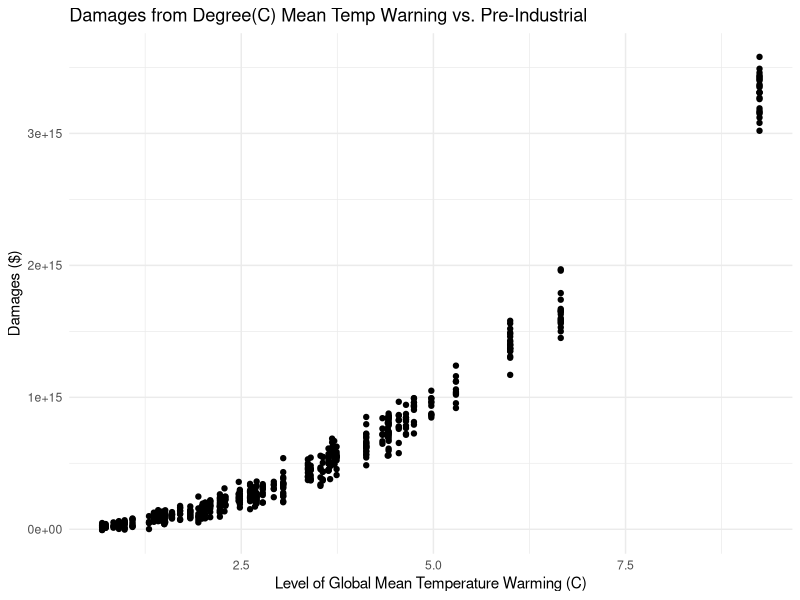
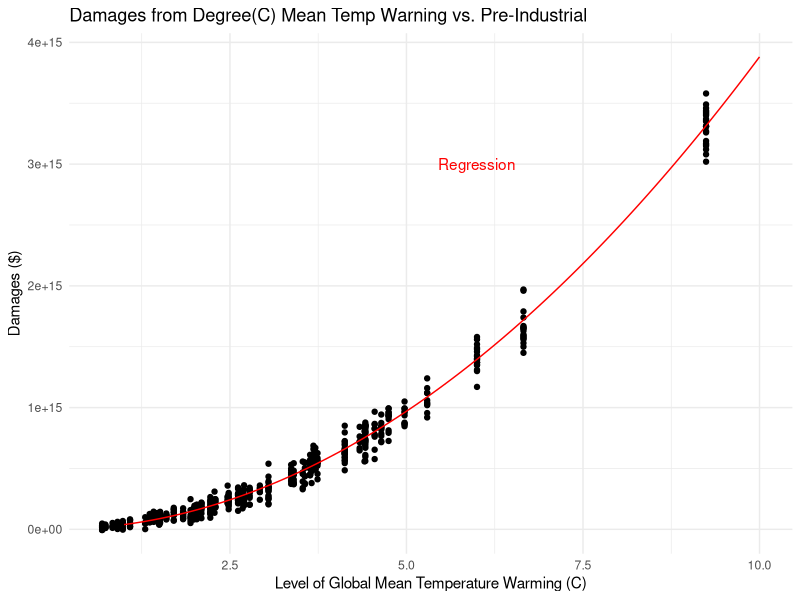
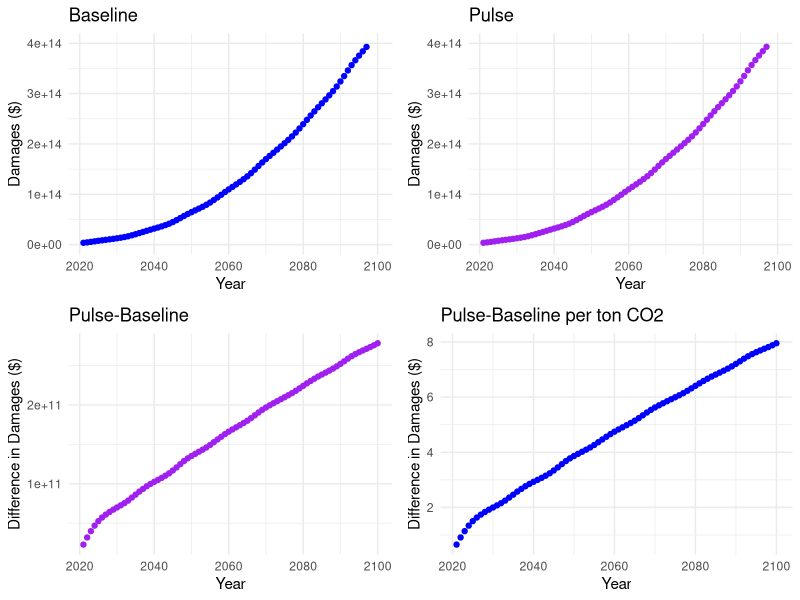
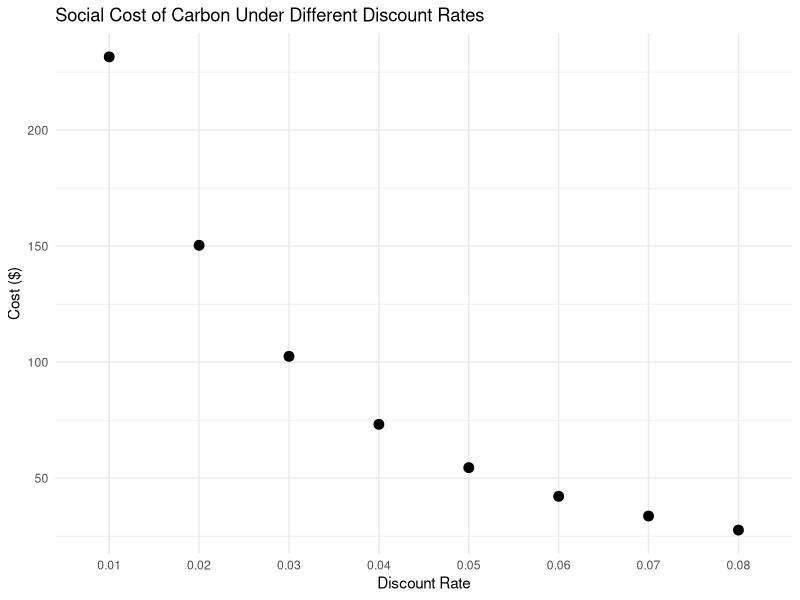
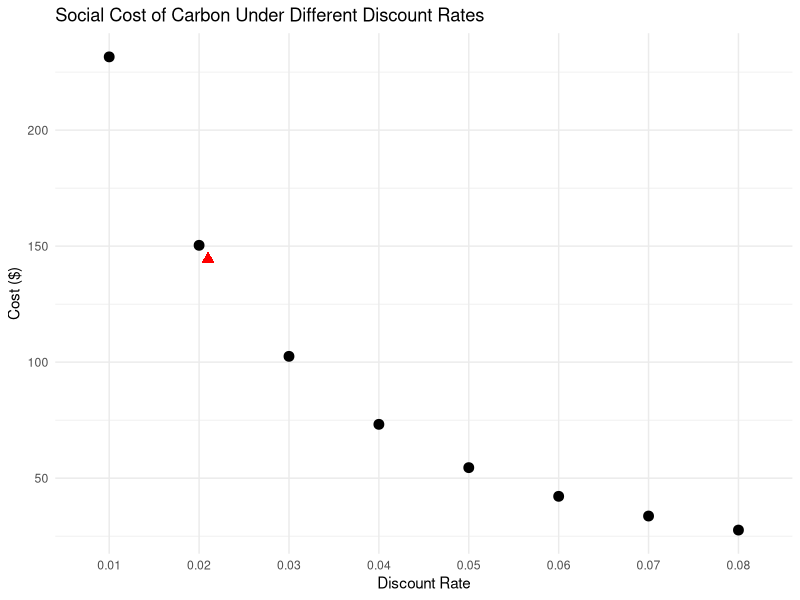

Here is the R script that generated these plots, in order:
## ---- chunk 1
knitr::opts_chunk$set(echo=TRUE, message=FALSE, warning=FALSE)
library(tidyverse)
library(here)
## ---- chunk 2

##read in data
damages_df <- read_csv(here("data/damages.csv")) %>%
  mutate(warming2 = warming^2)
warming <- read_csv(here("data/warming.csv"))

##name columns how I want for the warming data
colnames(warming) = c("year", "baseline", "pulse")

## ---- chunk 3

##Plot to see what we're working with
ggplot(damages_df, aes(warming,damages))+
  geom_point() +
  labs(x="Level of Global Mean Temperature Warming (C)", y="Damages ($)", title="Damages from Degree(C) Mean Temp Warning vs. Pre-Industrial")+
  theme_minimal()
## ---- chunk 4

##2nd order polynomial function
damages_qm <- lm(damages ~ 0 + warming + warming2, data=damages_df)


##extract coefficients
damage_coef <- as.numeric(damages_qm$coefficients)[2]


##test that this did what we wanted it to
degrees_test <- seq(1, 10, 0.1)
test_df <- data.frame(degrees_test) %>%
  mutate(damages = damage_coef*(degrees_test^2))

# ggplot(test_df, aes(degrees_test, damages)) +
#   geom_point() +
#   theme_minimal()

## ---- chunk 5

##since I made the df that used the regression values, I can use that for my line
ggplot(damages_df, aes(warming,damages))+
  geom_point() +
  geom_line(data=test_df, aes(degrees_test, damages),  color="red")+
  annotate("text", x=6, y=3000000000000000, label="Regression", color="red")+
  labs(x="Level of Global Mean Temperature Warming (C)", y="Damages ($)", title="Damages from Degree(C) Mean Temp Warning vs. Pre-Industrial")+
  theme_minimal()

## ---- chunk 6

##make a function for my damages regression
damages_func <- function(warming){
  damages = damage_coef * warming^2 
  return(damages)
}


##calculate damages from baseline and pulse and add to data frame
warming_dam <- warming %>%
  mutate(damages_baseline = damages_func(baseline), damages_pulse = damages_func(pulse))

##calculate damage difference and difference associated with each ton increase of carbon
warming_dam <- warming_dam %>%
  mutate(difference=damages_pulse-damages_baseline, per_ton = difference/35000000000)

##plot all 4 
baseline_damages <- ggplot(warming_dam, aes(year, damages_baseline)) +
  geom_point(color="blue") +
  labs(x= "Year", y="Damages ($)", title="Baseline") +
  ylim(0, 400000000000000)+
  theme_minimal()
  

pulse_damages <- ggplot(warming_dam, aes(year, damages_pulse)) +
  geom_point(color="purple") +
  labs(x= "Year", y="Damages ($)", title="Pulse") + 
  ylim(0, 400000000000000)+
  theme_minimal()


diff_damages <- ggplot(warming_dam, aes(year, difference)) +
  geom_point(color="purple") +
  labs(x= "Year", y="Difference in Damages ($)", title="Pulse-Baseline") +
  theme_minimal()


diff_damages_co2 <- ggplot(warming_dam, aes(year, per_ton)) +
  geom_point(color="blue") +
  labs(x= "Year", y="Difference in Damages ($)", title="Pulse-Baseline per ton CO2") + 
  theme_minimal()

##arrange for .html

cowplot::plot_grid(baseline_damages,pulse_damages,diff_damages,diff_damages_co2)

## ---- chunk 7

##make discounting function for D/(1+r)^t
discounting_func <- function(amount, t, r){
  discounted_amount = amount/(1+r)^t
}

##make arguments to use in pmap()
times <- seq(1, nrow(warming_dam), 1)
rs <- seq(0.01,0.08,0.01)
carbons <- warming_dam$per_ton

##make data frame of output of pmap()
my_matrix <- as.data.frame(purrr::pmap(list(carbons, times), discounting_func, r=rs))

##rename columns with times vector bc it's ugly
colnames(my_matrix) <- times

##switch x and y
righted <- as.data.frame(t(my_matrix))

##name columns with rates 
colnames(righted) = rs

##find sums to get social cost of carbon
scc_sums <- righted %>%
  summarize(across(c(1:ncol(righted)), sum)) %>%
  pivot_longer(everything(), names_to = "discount_rate", values_to = "scc") 

##Plot
ggplot(scc_sums, aes(discount_rate, scc)) +
  geom_point(size=3)+
  labs(x="Discount Rate", y="Cost ($)", title = "Social Cost of Carbon Under Different Discount Rates")+
  theme_minimal()
## ---- chunk 8

##calculate r under ramsey rule
r_ramsey = 0.001+(2*0.01)

##make x and y switched data frame from pmap output
ramsey_df <- t(as.data.frame(purrr::pmap(list(carbons, times), discounting_func, r=r_ramsey))) 

##calculate sum (scc under Ramsey Rule)
ramsey_cost=sum(ramsey_df)

##plot first plot showing ramsey 
ggplot(scc_sums, aes(discount_rate, scc)) +
  geom_point(size=3)+
  geom_point(aes(x=r_ramsey*100, y=ramsey_cost), colour="red", shape="triangle",size=3)+
  labs(x="Discount Rate", y="Cost ($)", title = "Social Cost of Carbon Under Different Discount Rates")+
  theme_minimal()



## ---- chunk 9


